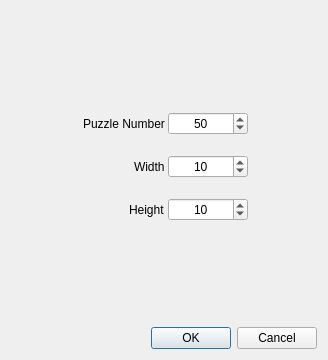
<?xml version="1.0" encoding="UTF-8"?>
<ui version="4.0">
 <class>Dialog</class>
 <widget class="QDialog" name="Dialog">
  <property name="geometry">
   <rect>
    <x>0</x>
    <y>0</y>
    <width>328</width>
    <height>360</height>
   </rect>
  </property>
  <property name="windowTitle">
   <string>Dialog</string>
  </property>
  <layout class="QGridLayout" name="gridLayout">
   <item row="4" column="0">
    <widget class="QDialogButtonBox" name="buttonBox">
     <property name="styleSheet">
      <string notr="true">QSpinBox {
	width : 40px
}</string>
     </property>
     <property name="orientation">
      <enum>Qt::Horizontal</enum>
     </property>
     <property name="standardButtons">
      <set>QDialogButtonBox::Cancel|QDialogButtonBox::Ok</set>
     </property>
    </widget>
   </item>
   <item row="0" column="0">
    <layout class="QFormLayout" name="formLayout_2">
     <property name="fieldGrowthPolicy">
      <enum>QFormLayout::ExpandingFieldsGrow</enum>
     </property>
     <property name="rowWrapPolicy">
      <enum>QFormLayout::WrapLongRows</enum>
     </property>
     <property name="labelAlignment">
      <set>Qt::AlignRight|Qt::AlignTrailing|Qt::AlignVCenter</set>
     </property>
     <property name="formAlignment">
      <set>Qt::AlignCenter</set>
     </property>
     <property name="horizontalSpacing">
      <number>3</number>
     </property>
     <property name="verticalSpacing">
      <number>20</number>
     </property>
     <item row="0" column="0">
      <widget class="QLabel" name="label">
       <property name="text">
        <string>Puzzle Number</string>
       </property>
       <property name="buddy">
        <cstring>puz_num</cstring>
       </property>
      </widget>
     </item>
     <item row="0" column="1">
      <widget class="QSpinBox" name="puz_num">
       <property name="minimumSize">
        <size>
         <width>80</width>
         <height>0</height>
        </size>
       </property>
       <property name="alignment">
        <set>Qt::AlignCenter</set>
       </property>
       <property name="minimum">
        <number>5</number>
       </property>
       <property name="maximum">
        <number>99999</number>
       </property>
       <property name="singleStep">
        <number>100</number>
       </property>
       <property name="value">
        <number>50</number>
       </property>
      </widget>
     </item>
     <item row="1" column="0">
      <widget class="QLabel" name="label_2">
       <property name="text">
        <string>Width</string>
       </property>
       <property name="buddy">
        <cstring>puz_height</cstring>
       </property>
      </widget>
     </item>
     <item row="1" column="1">
      <widget class="QSpinBox" name="puz_height">
       <property name="minimumSize">
        <size>
         <width>80</width>
         <height>0</height>
        </size>
       </property>
       <property name="autoFillBackground">
        <bool>false</bool>
       </property>
       <property name="frame">
        <bool>true</bool>
       </property>
       <property name="alignment">
        <set>Qt::AlignCenter</set>
       </property>
       <property name="minimum">
        <number>5</number>
       </property>
       <property name="maximum">
        <number>50</number>
       </property>
       <property name="singleStep">
        <number>5</number>
       </property>
       <property name="value">
        <number>10</number>
       </property>
      </widget>
     </item>
     <item row="2" column="0">
      <widget class="QLabel" name="label_4">
       <property name="text">
        <string>Height</string>
       </property>
       <property name="buddy">
        <cstring>puz_width</cstring>
       </property>
      </widget>
     </item>
     <item row="2" column="1">
      <widget class="QSpinBox" name="puz_width">
       <property name="minimumSize">
        <size>
         <width>80</width>
         <height>0</height>
        </size>
       </property>
       <property name="alignment">
        <set>Qt::AlignCenter</set>
       </property>
       <property name="minimum">
        <number>5</number>
       </property>
       <property name="maximum">
        <number>50</number>
       </property>
       <property name="singleStep">
        <number>5</number>
       </property>
       <property name="value">
        <number>10</number>
       </property>
      </widget>
     </item>
    </layout>
   </item>
  </layout>
 </widget>
 <resources/>
 <connections>
  <connection>
   <sender>buttonBox</sender>
   <signal>accepted()</signal>
   <receiver>Dialog</receiver>
   <slot>accept()</slot>
   <hints>
    <hint type="sourcelabel">
     <x>233</x>
     <y>278</y>
    </hint>
    <hint type="destinationlabel">
     <x>157</x>
     <y>274</y>
    </hint>
   </hints>
  </connection>
  <connection>
   <sender>buttonBox</sender>
   <signal>rejected()</signal>
   <receiver>Dialog</receiver>
   <slot>reject()</slot>
   <hints>
    <hint type="sourcelabel">
     <x>233</x>
     <y>278</y>
    </hint>
    <hint type="destinationlabel">
     <x>286</x>
     <y>274</y>
    </hint>
   </hints>
  </connection>
 </connections>
</ui>
